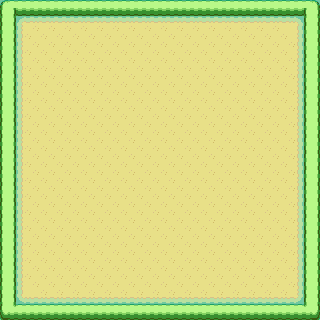

This is a level from a 2D game, rendered from its Tiled map with the project's own tilesets. A one-line summary and the map file follow, with tile-layer data summarised:
An orthogonal 20x20 tile map with 16x16 px tiles, 1 tile layer (Tile Layer 1).

<map version="1.0" orientation="orthogonal" renderorder="right-down" width="20" height="20" tilewidth="16" tileheight="16">
 <tileset firstgid="1" name="johto" tilewidth="16" tileheight="16">
  <image source="tileset_johto.png" trans="000000" width="128" height="7504" />
 </tileset>
 <layer name="Tile Layer 1" width="20" height="20">
  <data>[400 cells, 400 non-empty, 15 distinct tile ids]</data>
 </layer>
</map>
